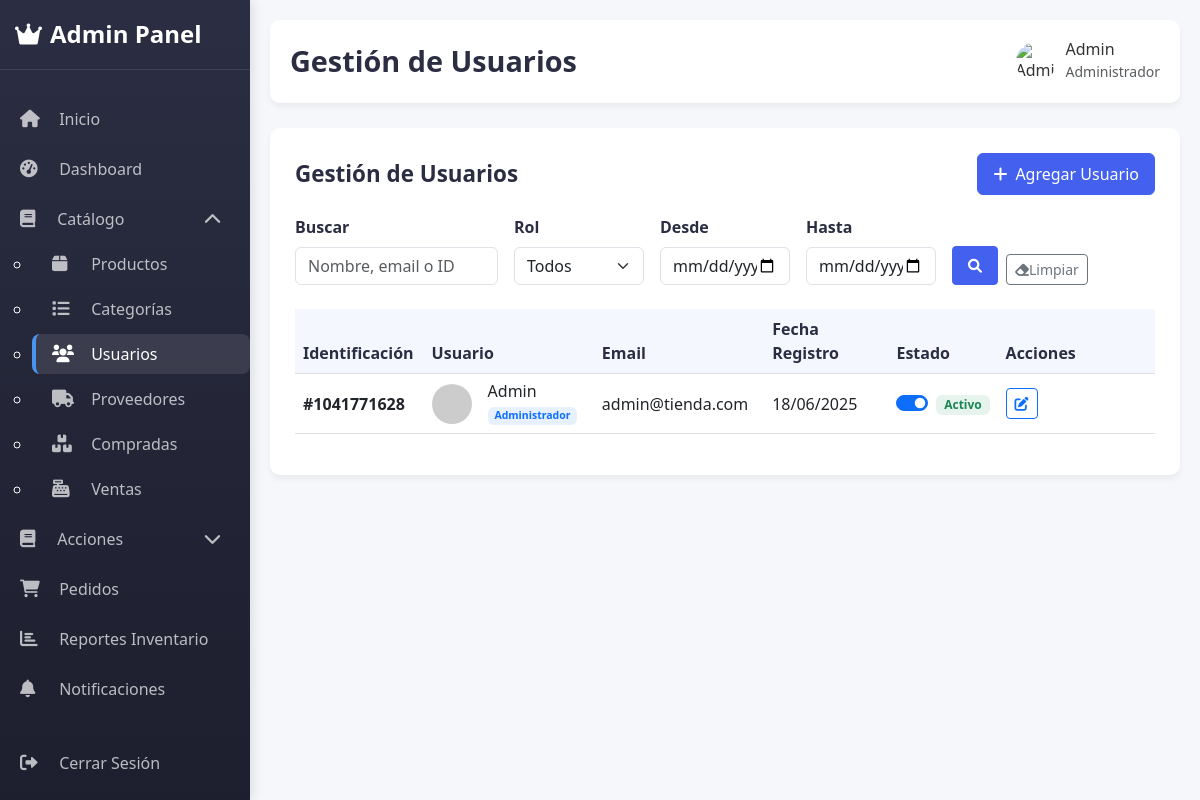
/admin/usuarios (signed in), run on the app's committed database.
### models.py (models this page shows, shortened)
class Usuario(db.Model):
    id = db.Column(db.Integer, primary_key=True)
    nombre = db.Column(db.String(100), nullable=False)
    email = db.Column(db.String(100), unique=True, nullable=False)
    identificacion = db.Column(db.String(12), unique=True, nullable=False)
    password = db.Column(db.String(200), nullable=False)
    es_admin = db.Column(db.Boolean, default=False)
    fecha_registro = db.Column(db.DateTime, default=datetime.utcnow)
    activo = db.Column(db.Boolean, default=True)
    puntos = db.Column(db.Integer, default=0)

### app.py (the view, shortened to what this page needs)
@app.route('/admin/usuarios')
@admin_required
def admin_usuarios():
    search_query = request.args.get('search', '').strip()
    rol = request.args.get('rol', '').strip()
    fecha_desde = request.args.get('fecha_desde', '')
    fecha_hasta = request.args.get('fecha_hasta', '')
    query = Usuario.query
    if rol in ['admin', 'cliente']:
        query = query.filter(Usuario.es_admin == (rol == 'admin'))
    try:
        if fecha_desde:
            fecha_desde_dt = datetime.strptime(fecha_desde, '%Y-%m-%d')
            query = query.filter(Usuario.fecha_registro >= fecha_desde_dt)
        if fecha_hasta:
            fecha_hasta_dt = datetime.strptime(fecha_hasta, '%Y-%m-%d')
            query = query.filter(Usuario.fecha_registro <= fecha_hasta_dt.replace(hour=23, minute=59, second=59))
    except ValueError:
        if request.headers.get('X-Requested-With') == 'XMLHttpRequest':
            return jsonify({'success': False, 'message': 'Formato de fecha inválido'}), 400
        flash('Formato de fecha inválido', 'danger')
        return redirect(url_for('admin_usuarios'))
    usuarios = query.order_by(Usuario.fecha_registro.desc()).all()
    return render_template('admin/usuarios.html', usuarios=usuarios)

### templates/admin/usuarios.html (shortened to what this page needs)
{% extends 'admin/base.html' %}
{% block title %}Gestión de Usuarios{% endblock %}
{% block content %}
<div class="data-card">
    <div class="card-header d-flex justify-content-between align-items-center">
        <h5 class="card-title mb-0">Gestión de Usuarios</h5>
        <a href="{{ url_for('agregar_usuario') }}" class="btn btn-primary">
            <i class="fas fa-plus me-2"></i>Agregar Usuario
        </a>
    </div>
    <div class="card-body">
        <form id="searchForm" class="row g-3 mb-4">
            <div class="col-md-3">
                <label for="search" class="form-label">Buscar</label>
                <div class="input-group">
                    <input type="text" class="form-control" id="search" name="search"
                           placeholder="Nombre, email o ID" value="{{ request.args.get('search', '') }}">
                </div>
            </div>
            <div class="col-md-2">
                <label for="rol" class="form-label">Rol</label>
                <select class="form-select" id="rol" name="rol">
                    <option value="">Todos</option>
                </select>
            </div>
            <div class="col-md-2">
                <label for="fecha_desde" class="form-label">Desde</label>
                <input type="date" class="form-control" id="fecha_desde" name="fecha_desde" value="{{ request.args.get('fecha_desde', '') }}">
            </div>
            <div class="col-md-2">
                <label for="fecha_hasta" class="form-label">Hasta</label>
                <input type="date" class="form-control" id="fecha_hasta" name="fecha_hasta" value="{{ request.args.get('fecha_hasta', '') }}">
            </div>
            <div class="col-md-3 d-flex align-items-end">
                <button type="submit" class="btn btn-primary btn-sm">
                    <i class="fas fa-search"></i>
                </button>
                <button type="button" id="clearSearch" class="btn btn-outline-secondary btn-sm mx-2">
                    <i class="fas fa-eraser"></i>Limpiar
                </button>
            </div>
        </form>
    </div>
    <div class="table-responsive">
        <table class="table table-hover align-middle">
            <thead class="table-light">
                <tr>
                    <th width="15%">Identificación</th>
                    <th width="20%">Usuario</th>
                    <th width="20%">Email</th>
                    <th width="15%">Fecha Registro</th>
                    <th width="10%">Estado</th>
                    <th width="20%">Acciones</th>
                </tr>
            </thead>
            <tbody id="usersTableBody">
                {% if usuarios %}
                    {% for usuario in usuarios %}
                    <tr>
                        <td class="fw-semibold" data-label="ID">#{{ usuario.identificacion }}</td>
                        <td data-label="Usuario">
                            <div class="d-flex align-items-center">
                                <img src="https://ui-avatars.com/api/?name={{ usuario.nombre|urlencode }}&background=random&rounded=true"
                                     class="rounded-circle me-3"
                                     alt="{{ usuario.nombre }}"
                                     style="width: 40px; height: 40px; object-fit: cover;">
                                <div>
                                    <h6 class="mb-0">{{ usuario.nombre }}</h6>
                                    <small class="text-muted">
                                        {% if usuario.es_admin %}
                                            <span class="badge bg-primary bg-opacity-10 text-primary">Administrador</span>
                                        {% else %}
                                            <span class="badge bg-secondary bg-opacity-10 text-secondary">Cliente</span>
                                        {% endif %}
                                    </small>
                                </div>
                            </div>
                        </td>
                        <td data-label="Email">{{ usuario.email }}</td>
                        <td data-label="Fecha Registro">{{ usuario.fecha_registro.strftime('%d/%m/%Y') }}</td>
                        <td data-label="Estado">
                            <div class="form-check form-switch">
                                <input class="form-check-input toggle-activo"
                                       type="checkbox"
                                       id="activo_{{ usuario.id }}"
                                       data-user-id="{{ usuario.id }}"
                                       {% if usuario.activo %}checked{% endif %}>
                                <label class="form-check-label" for="activo_{{ usuario.id }}">
                                    {% if usuario.activo %}
                                        <span class="badge bg-success bg-opacity-10 text-success">Activo</span>
                                    {% else %}
                                        <span class="badge bg-danger bg-opacity-10 text-danger">Inactivo</span>
                                    {% endif %}
                                </label>
                            </div>
                        </td>
                        <td data-label="Acciones">
                            <div class="d-flex">
                                <a href="{{ url_for('editar_usuario', usuario_id=usuario.id) }}"
                                   class="btn btn-sm btn-outline-primary me-2"
                                   data-bs-toggle="tooltip"
                                   title="Editar">
                                    <i class="fas fa-edit"></i>
                                </a>
                            </div>
                        </td>
                    </tr>
                    {% endfor %}
                {% endif %}
            </tbody>
        </table>
    </div>
</div>
{% endblock %}

### templates/admin/base.html (shortened to what this page needs)
<!DOCTYPE html>
<html lang="es">
<head>
    <link href="https://cdn.jsdelivr.net/npm/bootstrap@5.3.0-alpha1/dist/css/bootstrap.min.css" rel="stylesheet">
    <link rel="stylesheet" href="https://cdnjs.cloudflare.com/ajax/libs/font-awesome/6.0.0/css/all.min.css">
    <link href="{{ url_for('static', filename='css/styles.css') }}" rel="stylesheet">
    </head>
<body>
    <div class="admin-container">
        <div class="toast-container position-fixed top-0 end-0 p-3" style="z-index: 1100">
        </div>
        <div class="admin-sidebar">
            <div class="logo">
                <h3><i class="fas fa-crown me-2"></i>Admin Panel</h3>
            </div>
            <ul class="nav flex-column mt-4">
                <li class="nav-item">
                    <a class="nav-link {% if request.endpoint == 'admin_inicio' %}active{% endif %}" href="{{ url_for('admin_inicio') }}">
                        <i class="fa-solid fa-house"></i> Inicio
                    </a>
                </li>
                <li class="nav-item">
                    <a class="nav-link {% if request.endpoint == 'admin_dashboard' %}active{% endif %}" href="{{ url_for('admin_dashboard') }}">
                        <i class="fas fa-tachometer-alt"></i> Dashboard
                    </a>
                </li>
                <li class="nav-item nav-dropdown">
                    <div class="nav-link nav-dropdown-toggle collapsed" data-bs-toggle="collapse" href="#catalogMenu">
                        <div>
                            <i class="fas fa-book me-2"></i> Catálogo
                        </div>
                        <i class="fas fa-chevron-down dropdown-icon"></i>
                    </div>
                    <ul class="nav-dropdown-menu collapse" id="catalogMenu">
                        <li class="nav-item">
                            <a class="nav-link {% if request.endpoint == 'admin_productos' %}active{% endif %}" href="{{ url_for('admin_productos') }}">
                                <i class="fas fa-box"></i> Productos
                            </a>
                        </li>
                        <li class="nav-item">
                            <a class="nav-link {% if request.endpoint == 'admin_categorias' %}active{% endif %}" href="{{ url_for('admin_categorias') }}">
                                <i class="fas fa-list"></i> Categorías
                            </a>
                        </li>
                        <li class="nav-item">
                            <a class="nav-link {% if request.endpoint == 'admin_usuarios' %}active{% endif %}" href="{{ url_for('admin_usuarios') }}">
                                <i class="fas fa-users"></i> Usuarios
                            </a>
                        </li>
                        <li class="nav-item">
                            <a class="nav-link {% if request.endpoint == 'admin_proveedores' %}active{% endif %}" href="{{ url_for('admin_proveedores') }}">
                                <i class="fas fa-truck"></i> Proveedores
                            </a>
                        </li>
                        <li class="nav-item">
                            <a class="nav-link {% if request.endpoint == 'admin_compras' %}active{% endif %}" href="{{ url_for('admin_compras') }}">
                                <i class="fas fa-boxes"></i> Compradas
                            </a>
                        </li>
                        <li class="nav-item">
                            <a class="nav-link {% if request.endpoint == 'ventas_completadas' %}active{% endif %}" href="{{ url_for('ventas_completadas') }}">
                                <i class="fas fa-cash-register"></i> Ventas
                            </a>
                        </li>
                    </ul>
                </li>
                <li class="nav-item nav-dropdown">
                    <div class="nav-link nav-dropdown-toggle collapsed" data-bs-toggle="collapse" href="#actionsMenu">
                        <div>
                            <i class="fas fa-book me-2"></i> Acciones
                        </div>
                        <i class="fas fa-chevron-down dropdown-icon"></i>
                    </div>
                </li>
                <li class="nav-item">
                    <a class="nav-link {% if request.endpoint == 'admin_pedidos' %}active{% endif %}" href="{{ url_for('admin_pedidos') }}">
                        <i class="fas fa-shopping-cart"></i> Pedidos
                    </a>
                </li>
                <li class="nav-item">
                    <a class="nav-link {% if request.endpoint == 'reportes_inventario' %}active{% endif %}" href="{{ url_for('reportes_inventario') }}">
                        <i class="fas fa-chart-bar"></i> Reportes Inventario
                    </a>
                </li>
                <li class="nav-item">
                    <a class="nav-link" href="{{ url_for('admin_notificaciones') }}">
                        <i class="fas fa-bell"></i> Notificaciones
                    </a>
                </li>
                <li class="nav-item mt-4">
                    <a class="nav-link" href="{{ url_for('logout') }}" id="logoutLink">
                        <i class="fas fa-sign-out-alt"></i> Cerrar Sesión
                    </a>
                </li>
            </ul>
        </div>
        <div class="admin-main">
            <div class="admin-header">
                <h1>{% block title %}{% endblock %}</h1>
                <div class="user-profile">
                    <img src="https://www.certus.edu.pe/blog/wp-content/uploads/2019/04/certus-seguir-la-carrera-administracion-empresas-1200x720.jpg" alt="Admin">
                    <div>
                        <h6 class="mb-0">{{ session['usuario_nombre'] }}</h6>
                        <small class="text-muted">Administrador</small>
                    </div>
                </div>
            </div>
            <div id="content-container">
                {% block content %}{% endblock %}
            </div>
        </div>
    </div>
</body>
</html>

### data on the page
Usuario: usuario_nombre "Admin", identificacion "1041771628", nombre "Admin", es_admin "Administrador", email "admin@tienda.com", fecha_registro "18/06/2025", activo "☑", shows "Activo"
